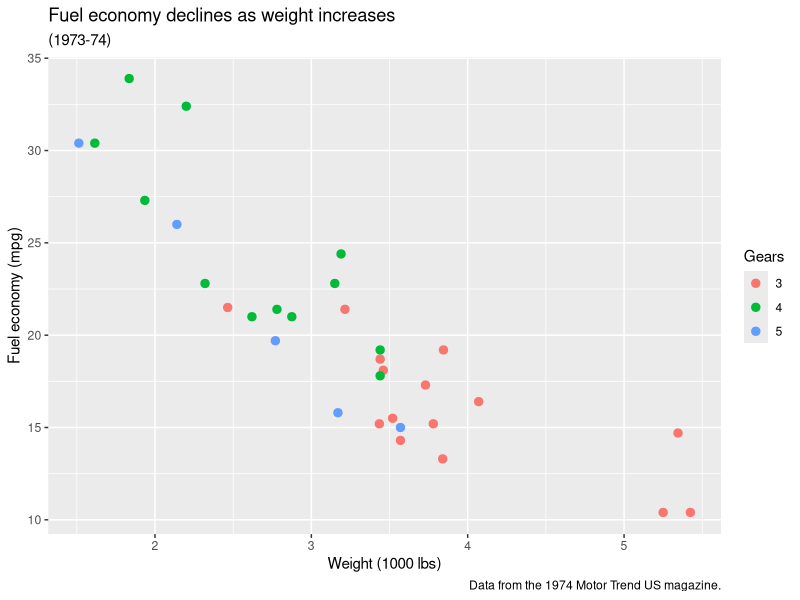
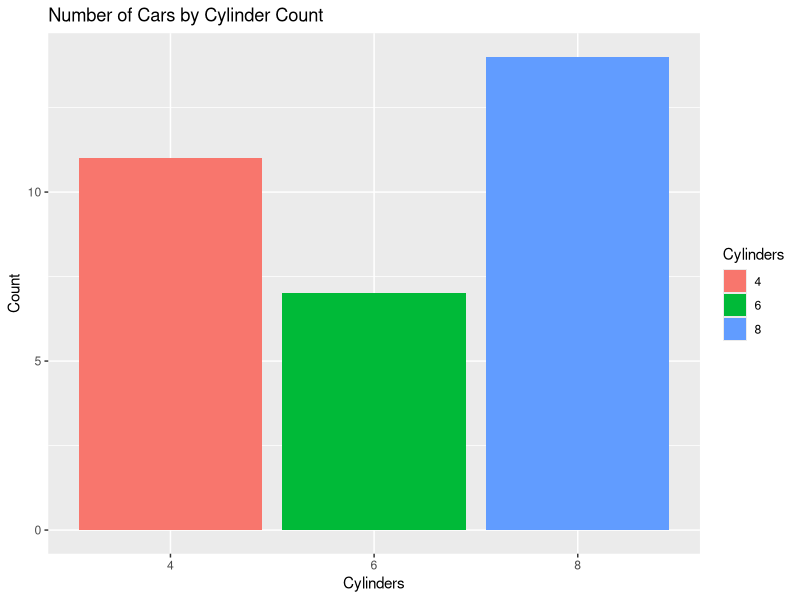

Recreate these plots in R, in order. (Note: this script raises an error after producing the figures.)
library(ggplot2)
library(dplyr)

mtcars2 <- within(mtcars, {
  vs <- factor(vs, labels = c("V-shaped", "Straight"))
  am <- factor(am, labels = c("Automatic", "Manual"))
  cyl  <- factor(cyl)
  gear <- factor(gear)
})

p1 <- ggplot(mtcars2) +
  geom_point(aes(x = wt, y = mpg, colour = gear), size = 2.5) +
  labs(
    title = "Fuel economy declines as weight increases",
    subtitle = "(1973-74)",
    caption = "Data from the 1974 Motor Trend US magazine.",
    x = "Weight (1000 lbs)",
    y = "Fuel economy (mpg)",
    colour = "Gears"
  )

# Count number of cars by cylinder
bar_data <- as.data.frame(table(mtcars$cyl))

# Rename columns for clarity
names(bar_data) <- c("cyl", "n")

# Make sure 'cyl' is a factor (it already is in table(), but this ensures it)
bar_data$cyl <- as.factor(bar_data$cyl)


# Basic bar chart
p2 <- ggplot(bar_data, aes(x = cyl, y = n, fill = cyl)) +
  geom_bar(stat = "identity") +
  labs(
    title = "Number of Cars by Cylinder Count",
    x = "Cylinders",
    y = "Count",
    fill = "Cylinders"
  )



theme_knvb <- function(base_size = 11,
                       ...){

  ret <- ggplot2::theme_grey(base_size = base_size,
                             ...) %+replace%
    ggplot2::theme(

      # add margin around plot
      plot.margin = grid::unit(rep(10, 4), "pt"),

      # set size and color of grid lines
      panel.grid.major = ggplot2::element_line(color = "gray65", linewidth = 0.25),
      panel.grid.minor = ggplot2::element_blank(),

      # set size and color of axis.lines
      axis.line.x = ggplot2::element_line(color = "gray30", linewidth = rel(1.25)),
      axis.line.y = ggplot2::element_line(color = "gray30", linewidth = rel(1.25)),

      axis.ticks = ggplot2::element_line(color = "gray65", linewidth = 0.25),
      axis.ticks.length = grid::unit(15, "pt"),

      # adjust panel background  and remove border
      panel.background =  ggplot2::element_rect(fill = "transparent", color = NA),
      panel.border = ggplot2::element_blank(),
      panel.ontop = F,

      # modify the bottom margins of the title and subtitle
      plot.title = ggplot2::element_text(
        size = ggplot2::rel(1.75),
        colour = "black",
        hjust = 0,
        margin = ggplot2::margin(b = 10, unit = "pt")
      ),
      plot.subtitle = ggplot2::element_text(
        size = ggplot2::rel(1.35),
        colour = "black",
        hjust = 0,
        margin = ggplot2::margin(b = 10, unit = "pt")
      ),

      plot.caption = ggplot2::element_text(
        size = ggplot2::rel(1),
        hjust = 1
      ),

      # adjust legend
      legend.position = "top",
      legend.background = ggplot2::element_blank(),

      legend.key = ggplot2::element_rect(fill = "transparent",
                                         color = NA),

      legend.title.align = 1,
      legend.box.just = "left",
      legend.box.spacing =  grid::unit(2.5, "pt"),
      #legend.spacing.x =  grid::unit(0.25, "cm"),

      legend.text = ggplot2::element_text(size = ggplot2::rel(1),
                                          color = "grey40"),
      legend.title = ggplot2::element_text(size = ggplot2::rel(1.1),
                                           color = "black"),
      # # #legend.text.align = 1,
      # legend.text = element_text(lineheight = 10,
      #                             size = rel(.8),
      #                             #margin = unit(c(0, -1, 0, 0), "cm")
      # )
      # legend.title = element_text(lineheight = 2.5,
      #                              size = rel(1)),

      # facet labels
      strip.background = ggplot2::element_rect(fill = "transparent",
                                               color = NA),
      strip.placement = "outside",

      # Adjust text size and axis title position
      axis.title.x = ggplot2::element_text(
        size = ggplot2::rel(1.2),
        colour = "black",
        margin = ggplot2::margin(t = 10)
      ),
      axis.title.y = ggplot2::element_text(
        size = ggplot2::rel(1.2),
        colour = "black",
        margin = ggplot2::margin(r = 15),
        angle = 90
      ),
      axis.text = ggplot2::element_text(size = ggplot2::rel(1.1), colour = "gray60")
    )

  return(ret)
}


p1 +
  theme_knvb() +
  scale_color_knvb()


p2 +
  theme_knvb() +
  scale_fill_knvb()

use_data_raw(name = "tool_theme")

#usethis::use_data(tool_theme, overwrite = TRUE)
